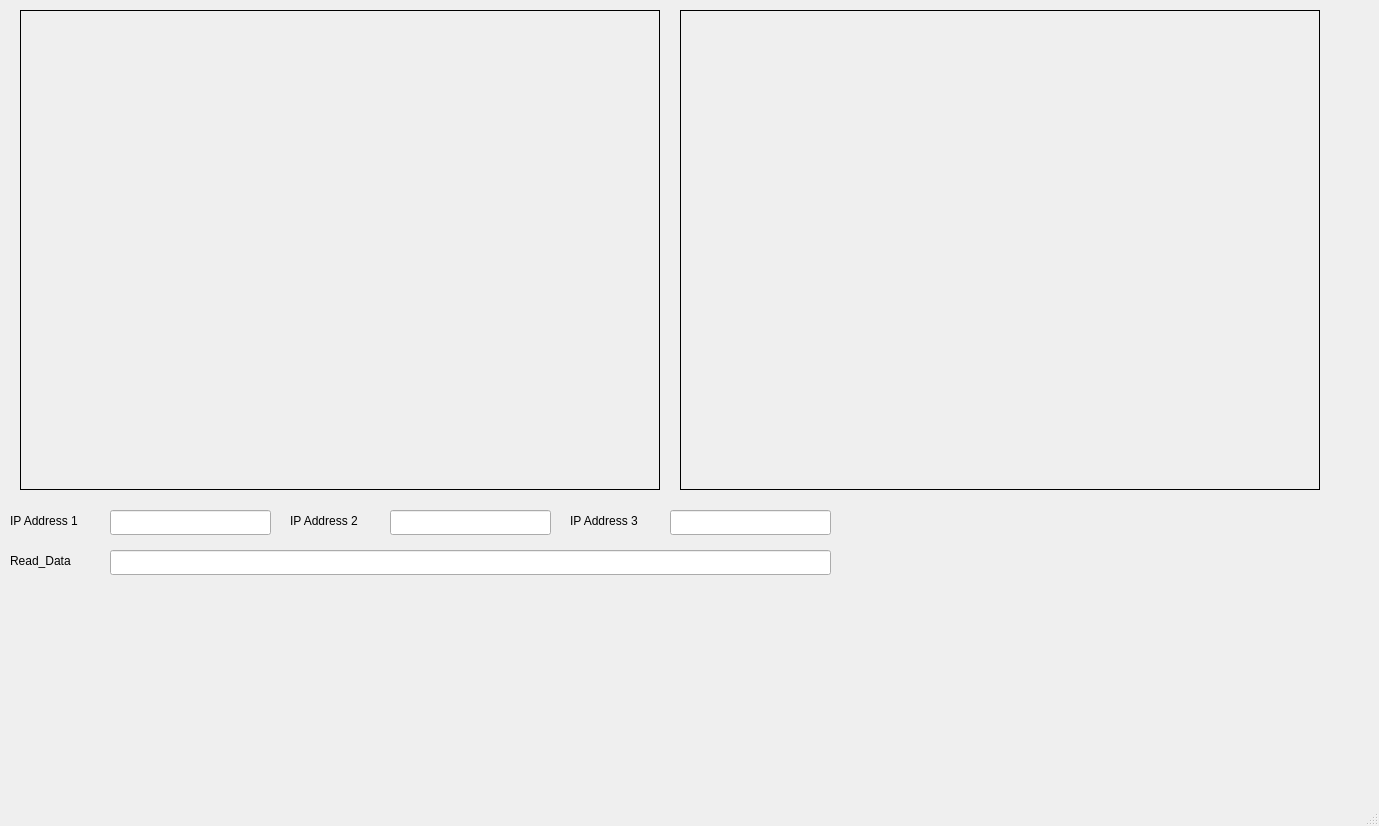
<?xml version="1.0" encoding="UTF-8"?>
<ui version="4.0">
 <class>MainWindowDesign</class>
 <widget class="QMainWindow" name="MainWindowDesign">
  <property name="geometry">
   <rect>
    <x>0</x>
    <y>0</y>
    <width>1379</width>
    <height>826</height>
   </rect>
  </property>
  <property name="windowTitle">
   <string>QRosApp</string>
  </property>
  <property name="windowIcon">
   <iconset resource="../resources/images.qrc">
    <normaloff>:/images/icon.png</normaloff>:/images/icon.png</iconset>
  </property>
  <property name="locale">
   <locale language="English" country="Australia"/>
  </property>
  <widget class="QWidget" name="centralwidget">
   <widget class="QLabel" name="label">
    <property name="geometry">
     <rect>
      <x>20</x>
      <y>10</y>
      <width>640</width>
      <height>480</height>
     </rect>
    </property>
    <property name="frameShape">
     <enum>QFrame::Box</enum>
    </property>
    <property name="text">
     <string/>
    </property>
   </widget>
   <widget class="QLabel" name="label_2">
    <property name="geometry">
     <rect>
      <x>680</x>
      <y>10</y>
      <width>640</width>
      <height>480</height>
     </rect>
    </property>
    <property name="frameShape">
     <enum>QFrame::Box</enum>
    </property>
    <property name="text">
     <string/>
    </property>
   </widget>
   <widget class="QLineEdit" name="lineEdit">
    <property name="geometry">
     <rect>
      <x>110</x>
      <y>510</y>
      <width>161</width>
      <height>25</height>
     </rect>
    </property>
   </widget>
   <widget class="QLabel" name="label_3">
    <property name="geometry">
     <rect>
      <x>10</x>
      <y>510</y>
      <width>81</width>
      <height>21</height>
     </rect>
    </property>
    <property name="text">
     <string>IP Address 1</string>
    </property>
   </widget>
   <widget class="QLabel" name="label_4">
    <property name="geometry">
     <rect>
      <x>290</x>
      <y>510</y>
      <width>91</width>
      <height>21</height>
     </rect>
    </property>
    <property name="text">
     <string>IP Address 2</string>
    </property>
   </widget>
   <widget class="QLineEdit" name="lineEdit_2">
    <property name="geometry">
     <rect>
      <x>390</x>
      <y>510</y>
      <width>161</width>
      <height>25</height>
     </rect>
    </property>
   </widget>
   <widget class="QLabel" name="label_5">
    <property name="geometry">
     <rect>
      <x>570</x>
      <y>510</y>
      <width>91</width>
      <height>21</height>
     </rect>
    </property>
    <property name="text">
     <string>IP Address 3</string>
    </property>
   </widget>
   <widget class="QLineEdit" name="lineEdit_3">
    <property name="geometry">
     <rect>
      <x>670</x>
      <y>510</y>
      <width>161</width>
      <height>25</height>
     </rect>
    </property>
   </widget>
   <widget class="QLineEdit" name="lineEdit_4">
    <property name="geometry">
     <rect>
      <x>110</x>
      <y>550</y>
      <width>721</width>
      <height>25</height>
     </rect>
    </property>
   </widget>
   <widget class="QLabel" name="label_6">
    <property name="geometry">
     <rect>
      <x>10</x>
      <y>550</y>
      <width>81</width>
      <height>21</height>
     </rect>
    </property>
    <property name="text">
     <string>Read_Data</string>
    </property>
   </widget>
   <widget class="QCustomPlot" name="widget" native="true">
    <property name="geometry">
     <rect>
      <x>940</x>
      <y>500</y>
      <width>221</width>
      <height>201</height>
     </rect>
    </property>
   </widget>
  </widget>
  <widget class="QMenuBar" name="menubar">
   <property name="geometry">
    <rect>
     <x>0</x>
     <y>0</y>
     <width>1379</width>
     <height>22</height>
    </rect>
   </property>
  </widget>
  <widget class="QStatusBar" name="statusbar"/>
  <action name="action_Quit">
   <property name="text">
    <string>&amp;Quit</string>
   </property>
   <property name="shortcut">
    <string>Ctrl+Q</string>
   </property>
   <property name="shortcutContext">
    <enum>Qt::ApplicationShortcut</enum>
   </property>
  </action>
  <action name="action_Preferences">
   <property name="text">
    <string>&amp;Preferences</string>
   </property>
  </action>
  <action name="actionAbout">
   <property name="text">
    <string>&amp;About</string>
   </property>
  </action>
  <action name="actionAbout_Qt">
   <property name="text">
    <string>About &amp;Qt</string>
   </property>
  </action>
 </widget>
 <customwidgets>
  <customwidget>
   <class>QCustomPlot</class>
   <extends>QWidget</extends>
   <header>qcustomplot.h</header>
   <container>1</container>
  </customwidget>
 </customwidgets>
 <resources>
  <include location="../resources/images.qrc"/>
 </resources>
 <connections>
  <connection>
   <sender>action_Quit</sender>
   <signal>triggered()</signal>
   <receiver>MainWindowDesign</receiver>
   <slot>close()</slot>
   <hints>
    <hint type="sourcelabel">
     <x>-1</x>
     <y>-1</y>
    </hint>
    <hint type="destinationlabel">
     <x>399</x>
     <y>299</y>
    </hint>
   </hints>
  </connection>
 </connections>
</ui>
